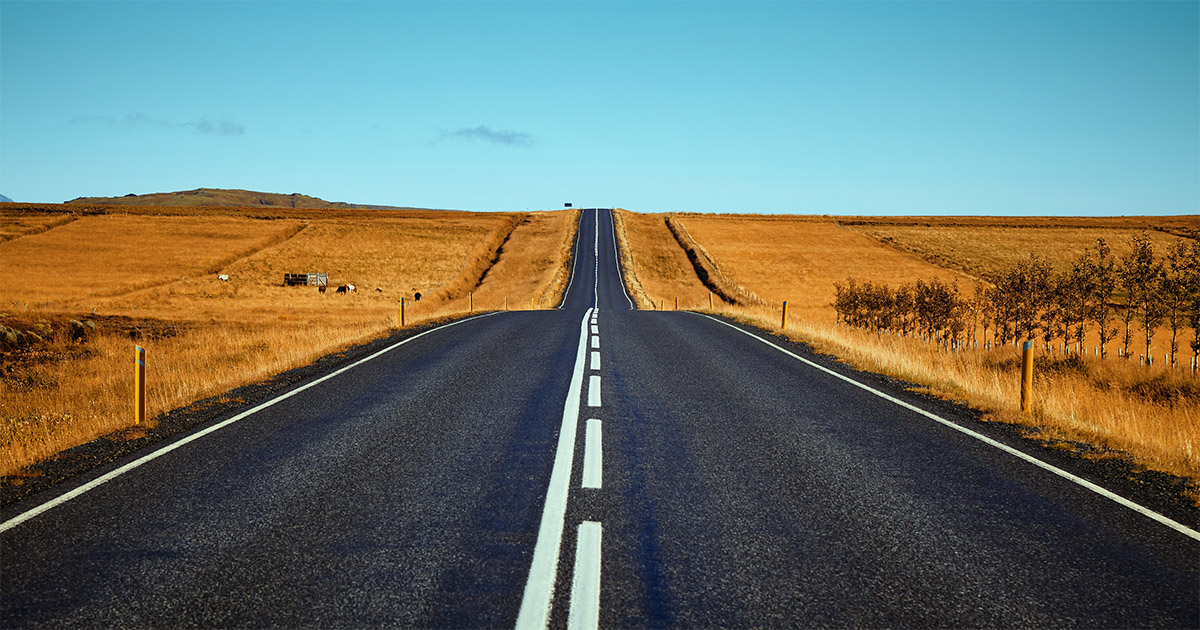
#> input picture openCV/Chap-1/yol.png, 1200 x 630 px, given in place of yol.mp4, which was not available
$ python impvideo.py
#> lines starting #> are read from the running program, lines starting #| are printed output that depends on the picture; after the words box and inside, x2 and y2 are one past the last pixel; in counts of white or black regions, pixels touching at a corner belong together; pictures that were not available may be replaced by others from this repository, and a replacement may not be noted
import cv2
import numpy as np


cap =  cv2.VideoCapture("yol.mp4")
kernel = np.ones((8,8),np.uint8)


while True:
    success, img = cap.read()
#> img is the input picture: shape (630, 1200, 3); mean B, G, R 107.9, 117.7, 107.6
    imgCanny = cv2.Canny(img,75,175)
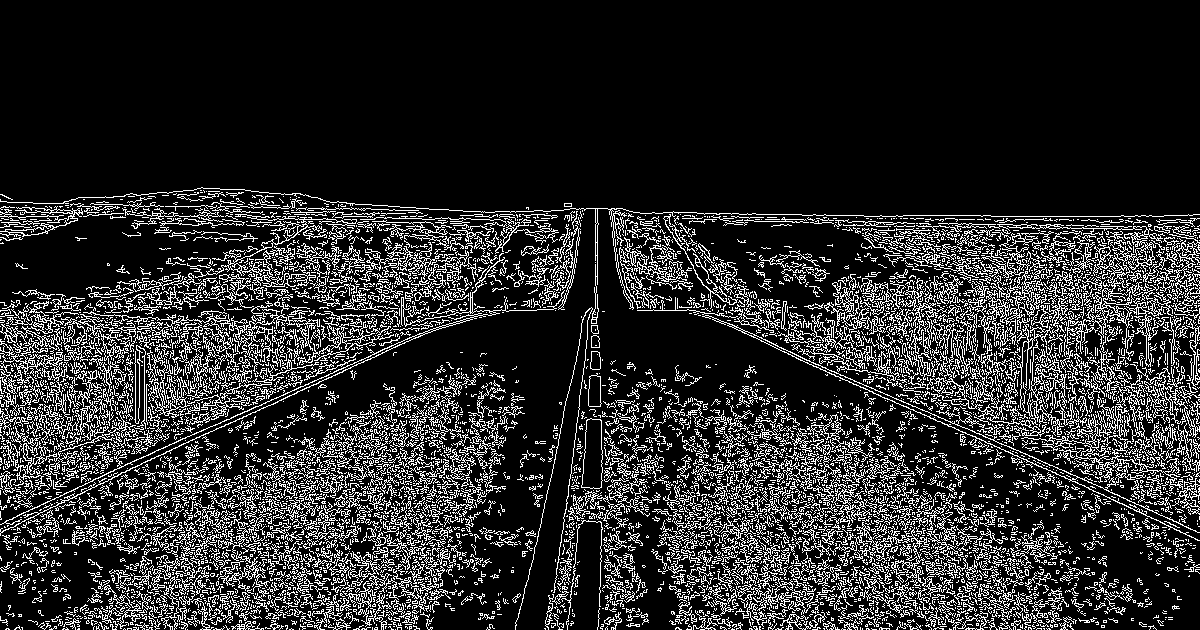
#> imgCanny: shape (630, 1200); 17% white in thin lines or dots, all inside (x1, y1, x2, y2) = (0, 187, 1200, 630)
    imgCanny00 = cv2.Canny(img,300,300)
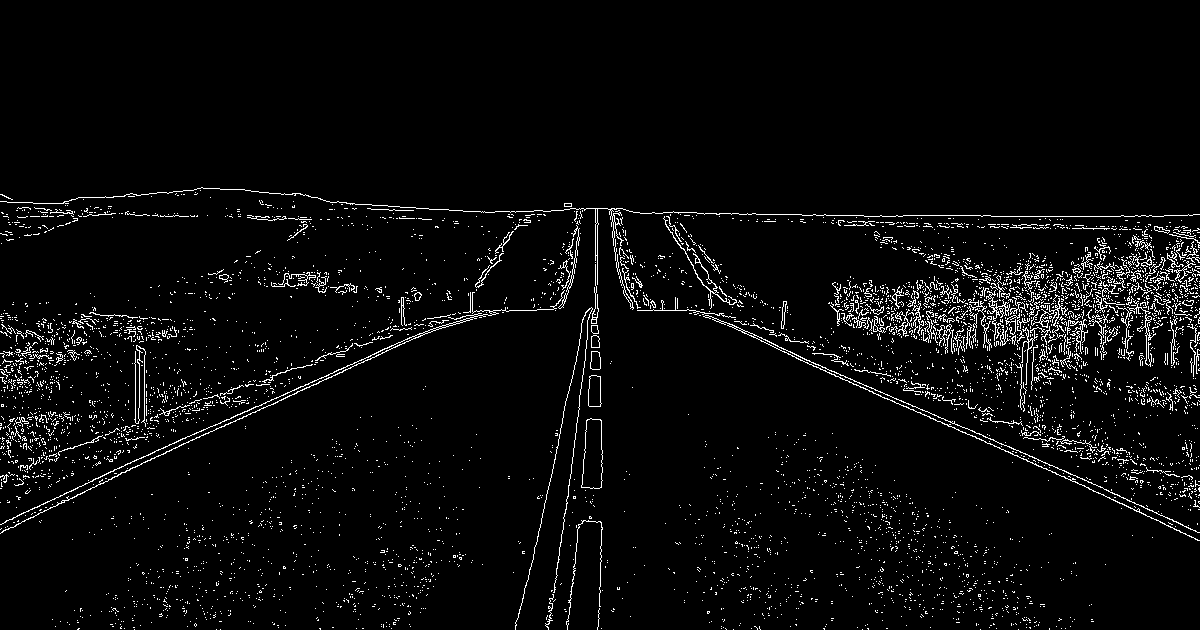
#> imgCanny00: shape (630, 1200); 3.8% white in thin lines or dots, all inside (x1, y1, x2, y2) = (0, 187, 1200, 630)
    imgBlur = cv2.GaussianBlur(imgCanny,(7,7),0)
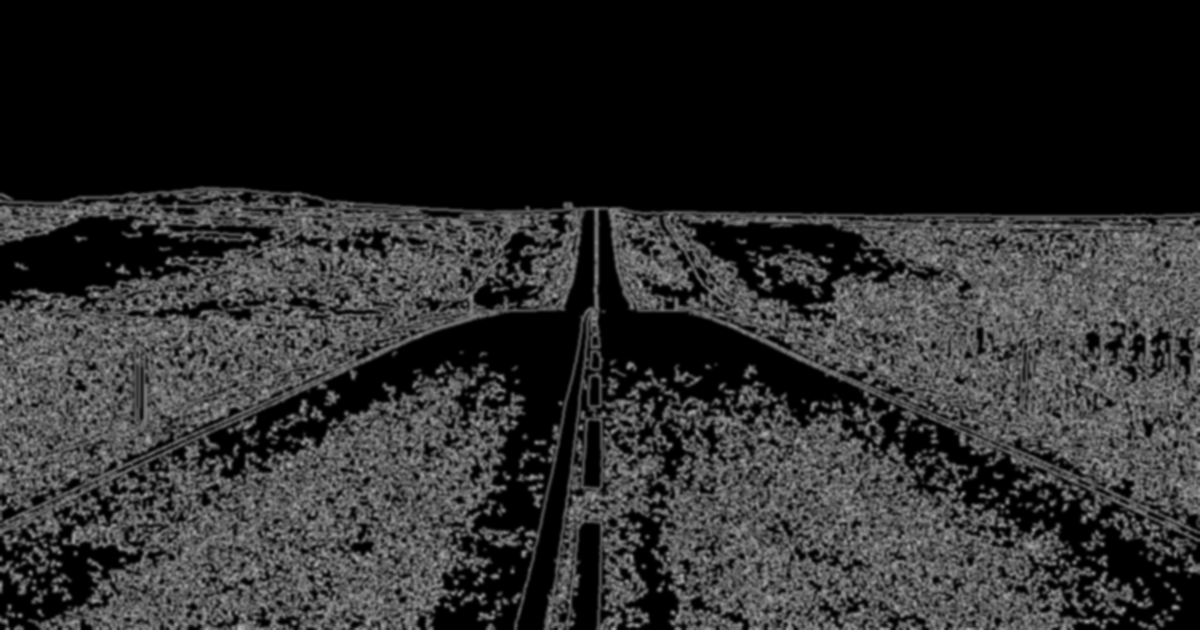
#> imgBlur: shape (630, 1200); min 0, max 183, mean 43.4
    imgDialation = cv2.dilate(imgCanny00, kernel)
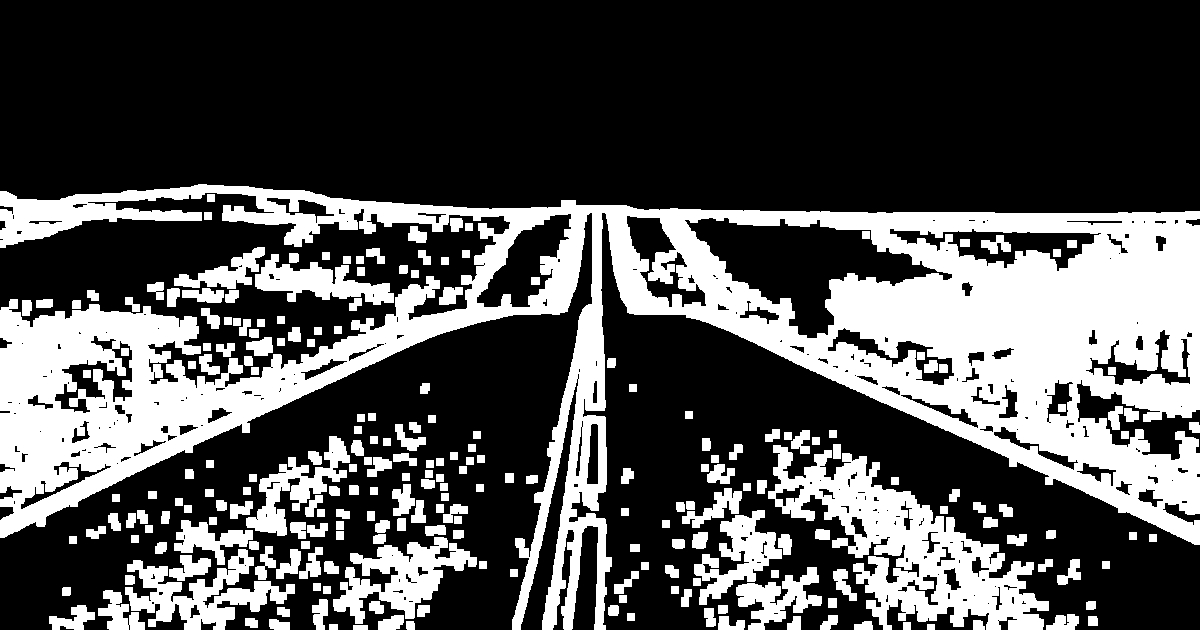
#> imgDialation: shape (630, 1200); 31.6% white; 236 white regions, largest, box (x1, y1, x2, y2) and area: (0, 184, 1200, 630) 162860, (768, 445, 1049, 630) 19473, (125, 549, 295, 630) 5500
    cv2.imshow("video", img)
    cv2.imshow("video canny", imgCanny)
    cv2.imshow("video canny 00", imgBlur)
    cv2.imshow("video dialation", imgDialation)
    if cv2.waitKey(10) & 0xFF == ord("q"):
#> (key q is pressed here)
        break
